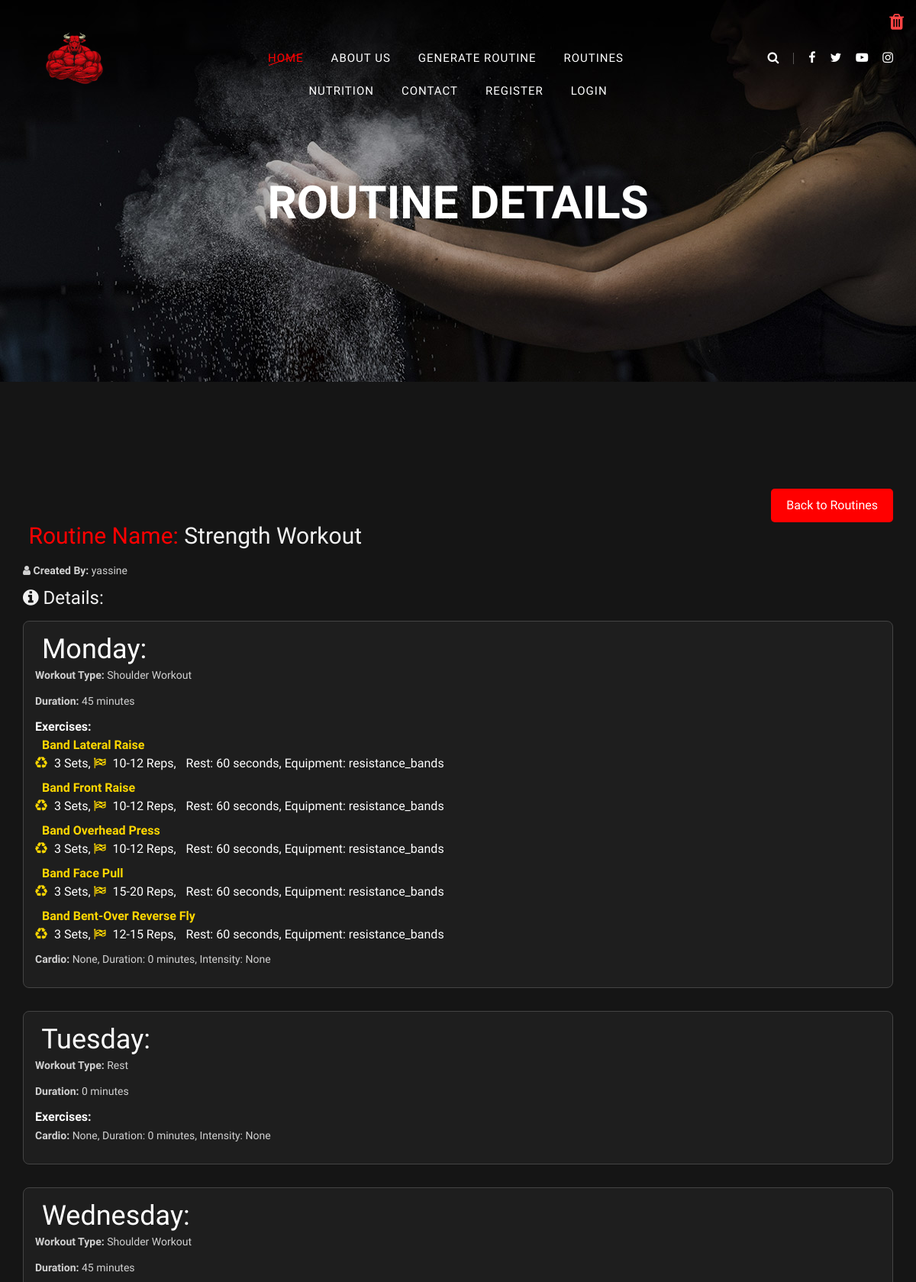
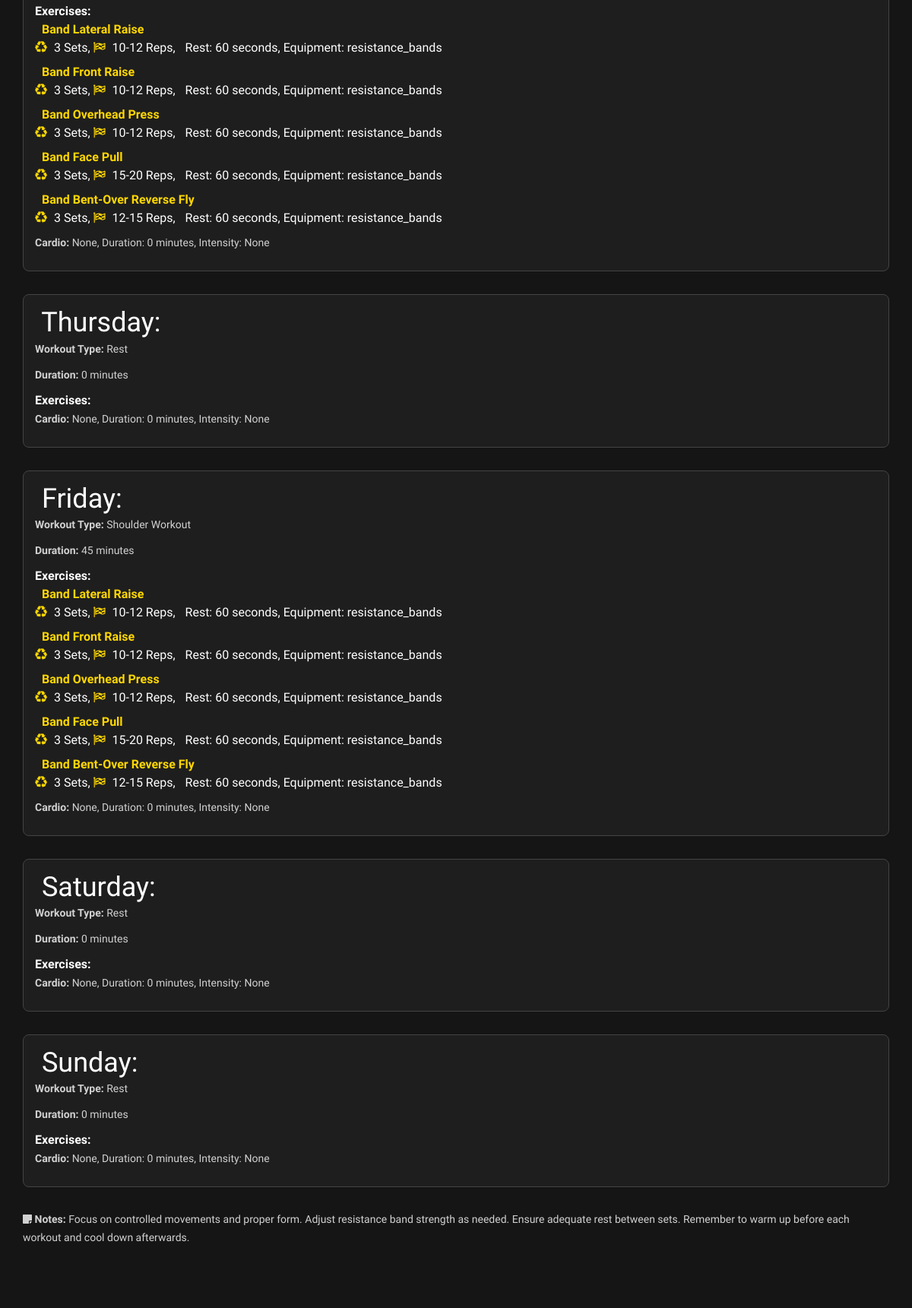
Screenshot of /routine/routine/4/ (upper part) with the database file from the repository (2 pictures, top to bottom).
### routineplanner/models.py (models this page shows, shortened)
class Routine(models.Model):
    name = models.CharField(max_length=100)
    created_by = models.CharField(max_length=100)
    details = models.TextField()  # To hold the generated workout routine details
    image = models.ImageField(upload_to='routine_images/', null=True, blank=True)  # Add this line

### routineplanner/views.py (the view)
# urls.py: path('routine/<int:id>/', RoutineDetailView.as_view(), name='routine_detail'),
class RoutineDetailView(View):
    def get(self, request, id):
        routine = get_object_or_404(Routine, id=id)
        routine.details = json.loads(routine.details)  # Ensure 'details' is a JSON string in the database
        return render(request, 'routine_planner/routine_detail.html', {'routine': routine})

### templates/routine_planner/routine_detail.html (shortened to what this page needs)
{% extends 'layout.html' %}
{% load static %}
{% block content %}
<section class="breadcrumb-section set-bg" data-setbg="{% static 'img/breadcrumb-bg.jpg' %}">
    <div class="container">
        <div class="row">
            <div class="col-lg-12 text-center">
                <div class="breadcrumb-text">
                    <h2>Routine Details</h2>
                </div>
            </div>
        </div>
    </div>
</section>
<section class="routine-detail-section spad">
    <div class="container">
        <div class="back-link" >
            <a href="{% url 'success_url' %}" class="btn back-to-routines">Back to Routines</a>
        </div>
        <div class="routine-details">
            <h3> <a style="color:red;" > Routine Name:</a> {{ routine.name }}</h3>
            <p><strong><i class="fa fa-user"></i> Created By:</strong> {{ routine.created_by }}</p>
            <h4><i class="fa fa-info-circle"></i> Details:</h4>
            <ul class="details-list">
                {% for day, details in routine.details.routine.items %}
                    <li class="day-detail">
                        <h2 style="color:white;"> {{ day }}:</h2>
                        <p><strong>Workout Type:</strong> {{ details.name }}</p>
                        <p><strong>Duration:</strong> {{ details.duration }} minutes</p>
                        <strong>Exercises:</strong>
                        <ul class="exercise-list">
                            {% for exercise in details.exercises %}
                                <li>
                                    <strong> {{ exercise.name }}</strong><br>
                                    <i class="fa fa-recycle"></i> {{ exercise.sets }} Sets,
                                    <i class="fa fa-flag-checkered"></i> {{ exercise.reps }} Reps,
                                     Rest: {{ exercise.rest }} seconds,
                                    Equipment: {{ exercise.equipment }}
                                </li>
                            {% endfor %}
                        </ul>
                        <p><strong>Cardio:</strong> {{ details.cardio.type }}, Duration: {{ details.cardio.duration }} minutes, Intensity: {{ details.cardio.intensity }}</p>
                    </li>
                {% endfor %}
            </ul>
            <p><strong><i class="fa fa-sticky-note"></i> Notes:</strong> {{ routine.details.notes }}</p>
        </div>
        <div class="delete-button-container">
            <form action="{% url 'delete_routine' routine.id %}" method="post" style="display:inline;">
                <button class="delete-button" type="button" onclick="confirmDelete(event, this)">
                    <i class="fa fa-trash"></i>
                </button>
            </form>
        </div>
    </div>
</section>
{% endblock %}

### static/css/barfiller.css (style rules this page uses)
body { font-family: Arial; }

### static/css/style.css (style rules this page uses)
html, body { height: 100%; font-family: "Muli", sans-serif; -webkit-font-smoothing: antialiased; font-smoothing: antialiased; }
h1, h2, h3, h4, h5, h6 { margin: 0; color: #111111; font-weight: 400; font-family: "Oswald", sans-serif; }
h2 { font-size: 36px; }
h3 { font-size: 30px; }
h4 { font-size: 24px; }
p { font-size: 14px; font-family: "Muli", sans-serif; color: #a9a9a9; font-weight: 400; line-height: 24px; margin: 0 0 15px 0; }
ul, ol { padding: 0; margin: 0; }
.set-bg { background-repeat: no-repeat; background-size: cover; background-position: top center; }
.spad { padding-top: 100px; padding-bottom: 100px; }
.breadcrumb-section { height: 500px; padding-top: 230px; }
.breadcrumb-text h2 { font-size: 60px; color: #ffffff; font-weight: 600; text-transform: uppercase; margin-bottom: 15px; }
@media only screen and (min-width: 1200px) { .container { max-width: 1170px; } }

### templates/routine_planner/routine_detail.html (style rules this page uses)
body { background-color: #151515; color: #ffffff; }
.breadcrumb-section { background-color: rgba(0, 0, 0, 0.7); }
.btn.back-to-routines { background-color: red; color: white; padding: 10px 20px; border: none; border-radius: 5px; text-decoration: none; font-size: 16px; transition: background-color 0.3s, transform 0.3s; display: inline-block; margin-top: 20px; }
.delete-button { background-color: transparent; border: none; color: #ff4444; font-size: 24px; cursor: pointer; position: absolute; top: 10px; right: 10px; transition: color 0.3s; }
.back-link { display: flex; justify-content: flex-end; margin-top: 20px; margin-left:20px; }
.back-link { margin-top: 20px; }
.details-list, .exercise-list { list-style-type: none; padding: 0; margin: 0; }
.day-detail { margin-bottom: 30px; border: 1px solid #444; padding: 15px; border-radius: 8px; background-color: #1e1e1e; }
.routine-details h3, .routine-details h4 { color: #f1f1f1; margin-bottom: 15px; }
.routine-details p { color: #d1d1d1; margin-bottom: 10px; }
.exercise-list li { margin-bottom: 8px; }
.exercise-list strong { color: #ffd700; }
.exercise-list i { margin-right: 5px; color: #ffd700; }

### rows the page displays
Routine: name "Strength Workout", created_by "yassine", details.notes "Focus on controlled movements and proper form. Adjust resistance band strength as needed. Ensure adequate rest between sets. Remember to warm up before each workout and cool down afterwards."

### other values shown
{{ day }} "Monday" "Tuesday" "Wednesday" "Thursday" "Friday" "Saturday" "Sunday"
{{ details.name }} "Shoulder Workout" "Rest" "Shoulder Workout" "Rest" "Shoulder Workout" "Rest" "Rest"
{{ details.duration }} "45" "0" "45" "0" "45" "0" "0"
{{ exercise.name }} "Band Lateral Raise" "Band Front Raise" "Band Overhead Press" "Band Face Pull" "Band Bent-Over Reverse Fly" "Band Lateral Raise" "Band Front Raise" "Band Overhead Press" "Band Face Pull" "Band Bent-Over Reverse Fly" "Band Lateral Raise" "Band Front Raise" "Band Overhead Press" "Band Face Pull" "Band Bent-Over Reverse Fly"
{{ exercise.sets }} "3" "3" "3" "3" "3" "3" "3" "3" "3" "3" "3" "3" "3" "3" "3"
{{ exercise.reps }} "10-12" "10-12" "10-12" "15-20" "12-15" "10-12" "10-12" "10-12" "15-20" "12-15" "10-12" "10-12" "10-12" "15-20" "12-15"
{{ exercise.rest }} "60" "60" "60" "60" "60" "60" "60" "60" "60" "60" "60" "60" "60" "60" "60"
{{ exercise.equipment }} "resistance_bands" "resistance_bands" "resistance_bands" "resistance_bands" "resistance_bands" "resistance_bands" "resistance_bands" "resistance_bands" "resistance_bands" "resistance_bands" "resistance_bands" "resistance_bands" "resistance_bands" "resistance_bands" "resistance_bands"
{{ details.cardio.type }} "None" "None" "None" "None" "None" "None" "None"
{{ details.cardio.duration }} "0" "0" "0" "0" "0" "0" "0"
{{ details.cardio.intensity }} "None" "None" "None" "None" "None" "None" "None"
